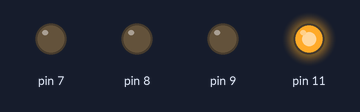
Recording of a sketch running on a simulated Arduino Uno, built with avr-gcc and run on an emulated ATmega328P. Shown: output pins drawn as LEDs (lit = HIGH).

Above: at 0.2 s.
At 1.5 s:
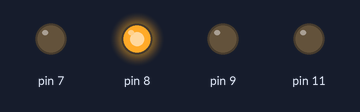
At 3.7 s:
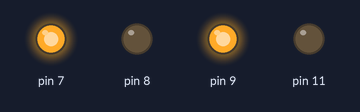
At 5.2 s:
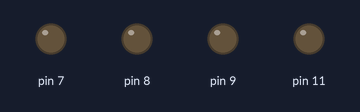
Timing chart, 0 to 7.8 s (numbered marks = the images above):
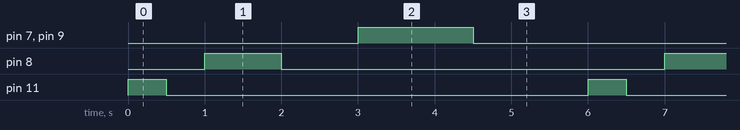

The sketch:

Digital_light.ino
```cpp
void setup() {
  // put your setup code here, to run once:
pinMode(11,OUTPUT);
pinMode(8,OUTPUT);
pinMode(7,OUTPUT);
pinMode(9,OUTPUT);
}

void loop() {
  // put your main code here, to run repeatedly:
digitalWrite(11,HIGH);//yellow
delay(500);

digitalWrite(11,LOW);
delay(500);
digitalWrite(8,HIGH);//green
delay(1000);
digitalWrite(8,LOW);
delay(1000);
digitalWrite(7,HIGH);//red
digitalWrite(9,HIGH);//buzzer
delay(1500);
digitalWrite(7,LOW);
digitalWrite(9,LOW);
delay(1500);
}
```

Measured:
- by itself, pin 7, pin 9: alternates HIGH for 1.5 s and LOW for 4.5 s
- by itself, pin 8: alternates HIGH for 1.0 s and LOW for 5.0 s
- by itself, pin 11: alternates HIGH for 0.50 s and LOW for 5.5 s
